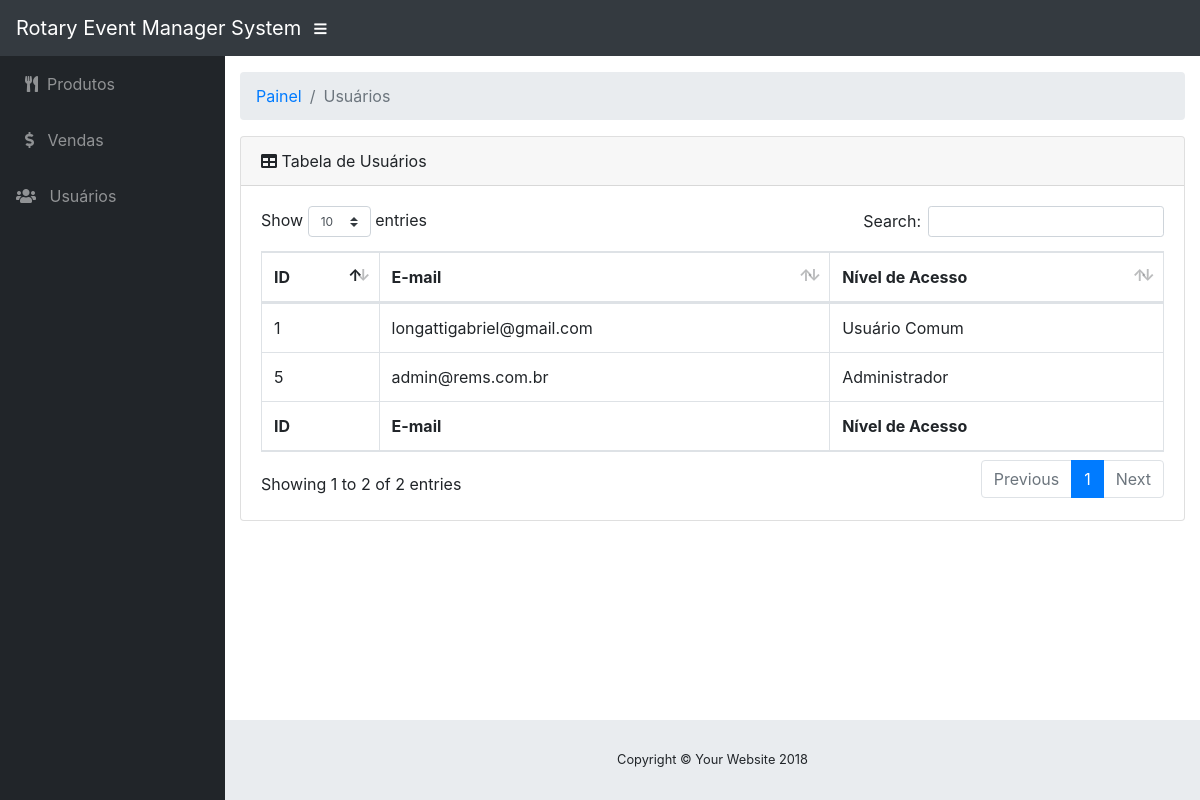
/admin/users.php, run on the app's committed database.
### tables this page shows
CREATE TABLE IF NOT EXISTS `users` (
  `id` int(11) NOT NULL AUTO_INCREMENT,
  `email` varchar(60) NOT NULL,
  `password` varchar(60) NOT NULL,
  `acess_level` varchar(2) NOT NULL,
  PRIMARY KEY (`id`)
);

### admin/users.php (the view, shortened to what this page needs)
<?php
$db = new Conn();
$db_conn = $db->openConn();
$sql = "SELECT * FROM users";
?>
<!DOCTYPE html>
<html lang="br">
    <head>
<?php include 'includes/styles.php'; ?>
    </head>
    <body id="page-top">
        <nav class="navbar navbar-expand navbar-dark bg-dark static-top">
            <a class="navbar-brand mr-1" href="index.html">Rotary Event Manager System</a>
            <button class="btn btn-link btn-sm text-white order-1 order-sm-0" id="sidebarToggle" href="#">
                <i class="fas fa-bars"></i>
            </button>
        </nav>
        <div id="wrapper">
<?php include 'includes/sidebar.php'; ?>
            <div id="content-wrapper">
                <div class="container-fluid">
                    <ol class="breadcrumb">
                        <li class="breadcrumb-item">
                            <a href="#">Painel</a>
                        </li>
                        <li class="breadcrumb-item active">Usuários</li>
                    </ol>
                    <div class="card mb-3">
                        <div class="card-header">
                            <i class="fas fa-table"></i>
                            Tabela de Usuários &nbsp;</div>
                        <div class="card-body">
                            <div class="table-responsive">
                                <table class="table table-bordered" id="dataTable" width="100%" cellspacing="0">
                                    <thead>
                                        <tr>
                                            <th>ID</th>
                                            <th>E-mail</th>
                                            <th>Nível de Acesso</th>
                                        </tr>
                                    </thead>
                                    <tfoot>
                                        <tr>
                                          <th>ID</th>
                                          <th>E-mail</th>
                                          <th>Nível de Acesso</th>
                                        </tr>
                                    </tfoot>
                                    <tbody>
<?php foreach ($db_conn->query($sql) as $row) {
    $acess_level =  $row['acess_level'] == 1 ? "Usuário Comum" : "Administrador";
   ?>
                                            <tr>
                                                <td><?php echo $row['id']; ?></td>
                                                <td><?php echo $row['email']; ?></td>
                                                <td><?php echo $acess_level; ?></td>
                                            </tr>
<?php } ?>
                                    </tbody>
                                </table>
                            </div>
                        </div>
                    </div>
                </div>
<?php include 'includes/footer.php'; ?>
            </div>
        </div>
    </body>
</html>

### admin/css/sb-admin.css (style rules this page uses)
html { position: relative; min-height: 100%; }
body { height: 100%; }
#wrapper { display: -webkit-box; display: -ms-flexbox; display: flex; }
#wrapper #content-wrapper { overflow-x: hidden; width: 100%; padding-top: 1rem; padding-bottom: 80px; }
:root { --input-padding-x: 0.75rem; --input-padding-y: 0.75rem; }

### data on the page
users: id "1", email "longattigabriel@gmail.com", acess_level "Usuário Comum"
users: id "5", email "admin@rems.com.br", acess_level "Administrador"
